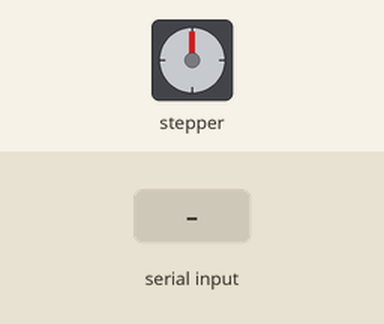
Simulated run of this sketch. Board: Arduino Uno, built with avr-gcc and run on an emulated ATmega328P. On the bench: stepper motor. Inputs (shaded band) come from the test bench. Stepper angles assume 3000 steps per turn.

Above: at 1.2 s.
1.3 s: "0" received over Serial
At 1.75 s:
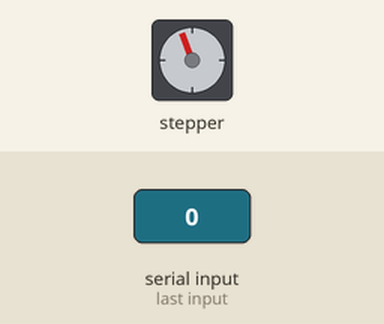
At 2.35 s:
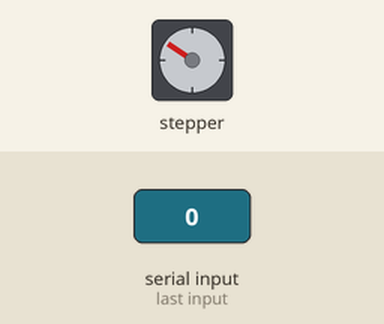
7.3 s: "1" received over Serial
At 7.49 s:
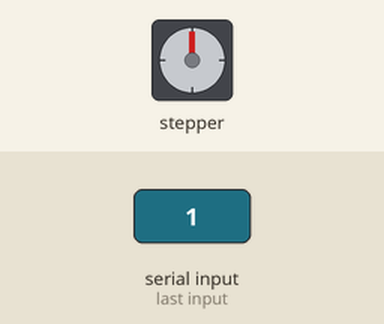
Timing chart, 0 to 14.9 s (numbered marks = the images above; inputs shaded):
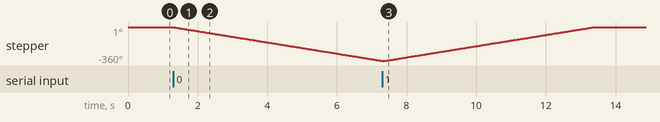

Measured:
- after the input at 1.3 s, stepper: keeps turning counter-clockwise at about 60°/s, starting at once

The sketch:

Stepper.ino
```cpp
#include <Stepper.h>
char val; // Data received from the serial port
int bag_speed =  10;
#define STEPS 3000 // the number of steps in one revolution of the motor Data Sheet

Stepper stepper(STEPS, 8, 10, 9, 11);

void setup() {

  //initialize serial communications at a 9600 baud rate
  Serial.begin(9600);
  //initialise the stepper speed
  teaBagSetup(bag_speed);
}

void loop() {

  if (Serial.available() > 0) { // If data is available to read,
    val = Serial.read(); // read it and store it in val
    if (val == '0') // Unity main menu
    {
      teaBagUp(); // recoil teaBag
    }
    else if (val == '1')// Unity tea infusion mode
    {
      teaBagDown();// drop teaBag
    }
  }
}


void teaBagSetup(int _speed)
{
  stepper.setSpeed(_speed);
}

void teaBagUp()
{
  stepper.step(-3000);
}

void teaBagDown(){
  stepper.step(3000);
}
```
